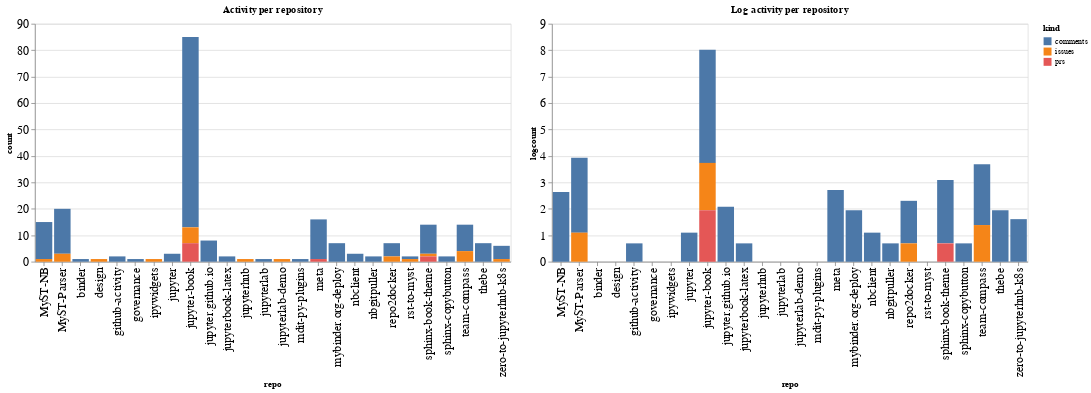

The notebook cell this image was saved under:
### Code cell
ch1 = alt.Chart(repo_summaries, width=600, title="Activity per repository").mark_bar().encode(
    x='repo',
    y='count',
    color='kind',
    tooltip="kind"
)

ch2 = alt.Chart(repo_summaries, width=600, title="Log activity per repository").mark_bar().encode(
    x='repo',
    y='logcount',
    color='kind',
    tooltip="kind"
)

ch1 | ch2

### Figure 1 — Vega-Lite specification as saved in the notebook (floating-point values rounded to 4 significant figures)
{"config": {"axisLeft": {"labelFontSize": 15}, "axisBottom": {"labelFontSize": 15}}, "hconcat": [{"mark": "bar", "encoding": {"color": {"type": "nominal", "field": "kind"}, "tooltip": {"type": "nominal", "field": "kind"}, "x": {"type": "nominal", "field": "repo"}, "y": {"type": "quantitative", "field": "count"}}, "title": "Activity per repository", "width": 600}, {"mark": "bar", "encoding": {"color": {"type": "nominal", "field": "kind"}, "tooltip": {"type": "nominal", "field": "kind"}, "x": {"type": "nominal", "field": "repo"}, "y": {"type": "quantitative", "field": "logcount"}}, "title": "Log activity per repository", "width": 600}], "data": {"name": "data-58862dcf1829c5f495101c55845920ef"}, "$schema": "https://vega.github.io/schema/vega-lite/v4.8.1.json", "datasets": {"data-58862dcf1829c5f495101c55845920ef": [{"repo": "MyST-NB", "kind": "comments", "count": 14, "logcount": 2.639}, {"repo": "MyST-NB", "kind": "issues", "count": 1, "logcount": 0.0}, {"repo": "MyST-Parser", "kind": "comments", "count": 17, "logcount": 2.833}, {"repo": "MyST-Parser", "kind": "issues", "count": 3, "logcount": 1.099}, {"repo": "binder", "kind": "comments", "count": 1, "logcount": 0.0}, {"repo": "design", "kind": "issues", "count": 1, "logcount": 0.0}, {"repo": "github-activity", "kind": "comments", "count": 2, "logcount": 0.6931}, {"repo": "governance", "kind": "comments", "count": 1, "logcount": 0.0}, {"repo": "ipywidgets", "kind": "issues", "count": 1, "logcount": 0.0}, {"repo": "jupyter", "kind": "comments", "count": 3, "logcount": 1.099}, {"repo": "jupyter-book", "kind": "comments", "count": 72, "logcount": 4.277}, {"repo": "jupyter-book", "kind": "issues", "count": 6, "logcount": 1.792}, {"repo": "jupyter-book", "kind": "prs", "count": 7, "logcount": 1.946}, {"repo": "jupyter.github.io", "kind": "comments", "count": 8, "logcount": 2.079}, {"repo": "jupyterbook-latex", "kind": "comments", "count": 2, "logcount": 0.6931}, {"repo": "jupyterhub", "kind": "issues", "count": 1, "logcount": 0.0}, {"repo": "jupyterlab", "kind": "comments", "count": 1, "logcount": 0.0}, {"repo": "jupyterlab-demo", "kind": "issues", "count": 1, "logcount": 0.0}, {"repo": "mdit-py-plugins", "kind": "comments", "count": 1, "logcount": 0.0}, {"repo": "meta", "kind": "comments", "count": 15, "logcount": 2.708}, {"repo": "meta", "kind": "prs", "count": 1, "logcount": 0.0}, {"repo": "mybinder.org-deploy", "kind": "comments", "count": 7, "logcount": 1.946}, {"repo": "nbclient", "kind": "comments", "count": 3, "logcount": 1.099}, {"repo": "nbgitpuller", "kind": "comments", "count": 2, "logcount": 0.6931}, {"repo": "repo2docker", "kind": "comments", "count": 5, "logcount": 1.609}, {"repo": "repo2docker", "kind": "issues", "count": 2, "logcount": 0.6931}, {"repo": "rst-to-myst", "kind": "comments", "count": 1, "logcount": 0.0}, {"repo": "rst-to-myst", "kind": "issues", "count": 1, "logcount": 0.0}, {"repo": "sphinx-book-theme", "kind": "comments", "count": 11, "logcount": 2.398}, {"repo": "sphinx-book-theme", "kind": "issues", "count": 1, "logcount": 0.0}, {"repo": "sphinx-book-theme", "kind": "prs", "count": 2, "logcount": 0.6931}, {"repo": "sphinx-copybutton", "kind": "comments", "count": 2, "logcount": 0.6931}, {"repo": "team-compass", "kind": "comments", "count": 10, "logcount": 2.303}, {"repo": "team-compass", "kind": "issues", "count": 4, "logcount": 1.386}, {"repo": "thebe", "kind": "comments", "count": 7, "logcount": 1.946}, {"repo": "zero-to-jupyterhub-k8s", "kind": "comments", "count": 5, "logcount": 1.609}, {"repo": "zero-to-jupyterhub-k8s", "kind": "issues", "count": 1, "logcount": 0.0}]}}
